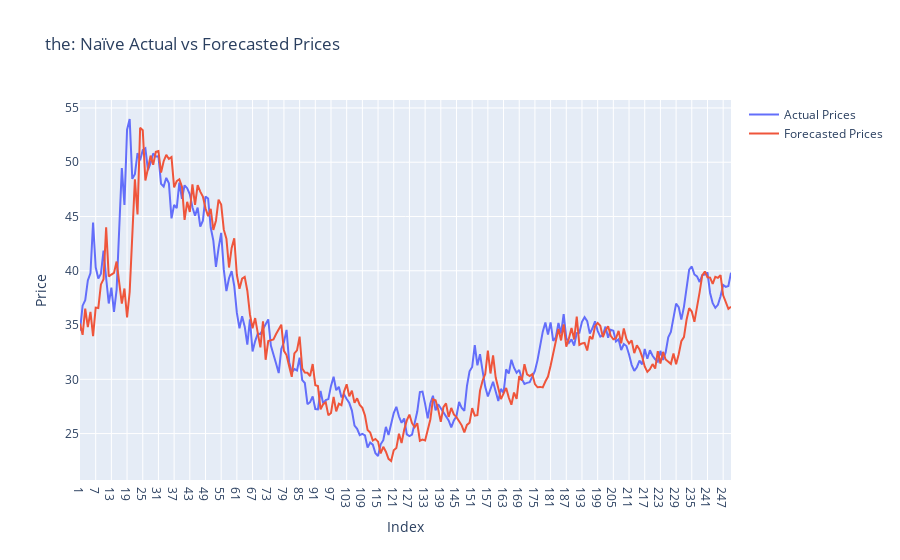

Notebook cell for this chart:
### Code cell
%R -o hub2_forecast_comparison
%R -o hub2_name

actual_trace = go.Scatter(
    x=hub2_forecast_comparison.index,
    y=hub2_forecast_comparison['Actual'],
    mode='lines',
    name='Actual Prices'
)

forecasted_trace = go.Scatter(
    x=hub2_forecast_comparison.index,
    y=hub2_forecast_comparison['Forecasted'],
    mode='lines',
    name='Forecasted Prices'
)

# Create the plot
layout = go.Layout(
    title= hub2_name.item() + ': Naïve Actual vs Forecasted Prices',
    xaxis=dict(title='Index'),
    yaxis=dict(title='Price'),
)

fig = go.Figure(data=[actual_trace, forecasted_trace], layout=layout)
fig.show()

### Figure 1 — Plotly figure (JSON) as saved in the notebook; plotly's stock layout.template omitted (floating-point values rounded to 4 significant figures; data arrays with more than 128 entries replaced by an {"elided": "..."} marker saying what was removed)
{"data": [{"mode": "lines", "name": "Actual Prices", "type": "scatter", "x": {"elided": "250 str values"}, "y": {"elided": "250 float values"}}, {"mode": "lines", "name": "Forecasted Prices", "type": "scatter", "x": {"elided": "250 str values"}, "y": {"elided": "250 float values"}}], "layout": {"title": {"text": "the: Naïve Actual vs Forecasted Prices"}, "xaxis": {"title": {"text": "Index"}}, "yaxis": {"title": {"text": "Price"}}}}
